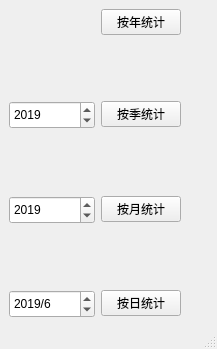
<?xml version="1.0" encoding="UTF-8"?>
<ui version="4.0">
 <class>StatisticsWindow</class>
 <widget class="QMainWindow" name="StatisticsWindow">
  <property name="geometry">
   <rect>
    <x>0</x>
    <y>0</y>
    <width>217</width>
    <height>349</height>
   </rect>
  </property>
  <property name="windowTitle">
   <string>财务报表</string>
  </property>
  <widget class="QWidget" name="centralwidget">
   <layout class="QFormLayout" name="formLayout_2">
    <item row="0" column="0">
     <layout class="QFormLayout" name="formLayout">
      <item row="0" column="1">
       <widget class="QPushButton" name="pushButtonYear">
        <property name="cursor">
         <cursorShape>PointingHandCursor</cursorShape>
        </property>
        <property name="text">
         <string>按年统计</string>
        </property>
       </widget>
      </item>
      <item row="1" column="0">
       <spacer name="verticalSpacer">
        <property name="orientation">
         <enum>Qt::Vertical</enum>
        </property>
        <property name="sizeHint" stdset="0">
         <size>
          <width>20</width>
          <height>40</height>
         </size>
        </property>
       </spacer>
      </item>
      <item row="1" column="1">
       <spacer name="verticalSpacer_2">
        <property name="orientation">
         <enum>Qt::Vertical</enum>
        </property>
        <property name="sizeHint" stdset="0">
         <size>
          <width>20</width>
          <height>40</height>
         </size>
        </property>
       </spacer>
      </item>
      <item row="2" column="1">
       <widget class="QPushButton" name="pushButtonSeason">
        <property name="cursor">
         <cursorShape>PointingHandCursor</cursorShape>
        </property>
        <property name="text">
         <string>按季统计</string>
        </property>
       </widget>
      </item>
      <item row="3" column="1">
       <spacer name="verticalSpacer_5">
        <property name="orientation">
         <enum>Qt::Vertical</enum>
        </property>
        <property name="sizeHint" stdset="0">
         <size>
          <width>20</width>
          <height>40</height>
         </size>
        </property>
       </spacer>
      </item>
      <item row="3" column="0">
       <spacer name="verticalSpacer_3">
        <property name="orientation">
         <enum>Qt::Vertical</enum>
        </property>
        <property name="sizeHint" stdset="0">
         <size>
          <width>20</width>
          <height>40</height>
         </size>
        </property>
       </spacer>
      </item>
      <item row="4" column="1">
       <widget class="QPushButton" name="pushButtonMonth">
        <property name="cursor">
         <cursorShape>PointingHandCursor</cursorShape>
        </property>
        <property name="text">
         <string>按月统计</string>
        </property>
       </widget>
      </item>
      <item row="4" column="0">
       <widget class="QDateEdit" name="dateEditMonth">
        <property name="minimumSize">
         <size>
          <width>86</width>
          <height>28</height>
         </size>
        </property>
        <property name="displayFormat">
         <string>yyyy</string>
        </property>
        <property name="date">
         <date>
          <year>2019</year>
          <month>1</month>
          <day>1</day>
         </date>
        </property>
       </widget>
      </item>
      <item row="5" column="0">
       <spacer name="verticalSpacer_4">
        <property name="orientation">
         <enum>Qt::Vertical</enum>
        </property>
        <property name="sizeHint" stdset="0">
         <size>
          <width>20</width>
          <height>40</height>
         </size>
        </property>
       </spacer>
      </item>
      <item row="5" column="1">
       <spacer name="verticalSpacer_6">
        <property name="orientation">
         <enum>Qt::Vertical</enum>
        </property>
        <property name="sizeHint" stdset="0">
         <size>
          <width>20</width>
          <height>40</height>
         </size>
        </property>
       </spacer>
      </item>
      <item row="6" column="0">
       <widget class="QDateEdit" name="dateEditDay">
        <property name="minimumSize">
         <size>
          <width>86</width>
          <height>28</height>
         </size>
        </property>
        <property name="displayFormat">
         <string>yyyy/M</string>
        </property>
        <property name="date">
         <date>
          <year>2019</year>
          <month>6</month>
          <day>1</day>
         </date>
        </property>
       </widget>
      </item>
      <item row="6" column="1">
       <widget class="QPushButton" name="pushButtonDay">
        <property name="cursor">
         <cursorShape>PointingHandCursor</cursorShape>
        </property>
        <property name="text">
         <string>按日统计</string>
        </property>
       </widget>
      </item>
      <item row="2" column="0">
       <widget class="QDateEdit" name="dateEditSeason">
        <property name="minimumSize">
         <size>
          <width>86</width>
          <height>28</height>
         </size>
        </property>
        <property name="displayFormat">
         <string>yyyy</string>
        </property>
        <property name="date">
         <date>
          <year>2019</year>
          <month>1</month>
          <day>1</day>
         </date>
        </property>
       </widget>
      </item>
     </layout>
    </item>
   </layout>
  </widget>
  <widget class="QMenuBar" name="menubar">
   <property name="geometry">
    <rect>
     <x>0</x>
     <y>0</y>
     <width>217</width>
     <height>26</height>
    </rect>
   </property>
  </widget>
  <widget class="QStatusBar" name="statusbar"/>
 </widget>
 <resources/>
 <connections/>
</ui>
